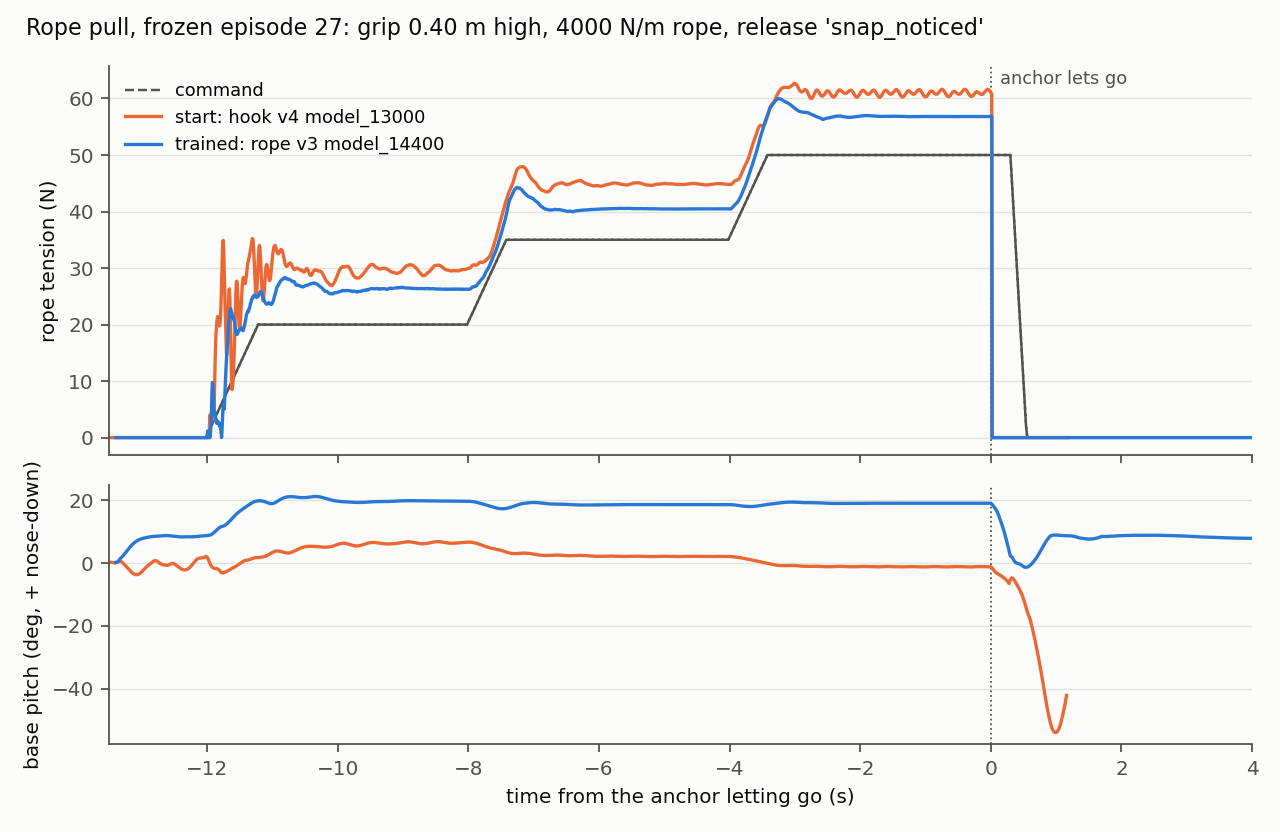

Write the Python code that produced this figure.
#!/usr/bin/env python3
"""Figure for the rope-pull task (Week 4, 2026-10-07): one frozen evaluation episode under two policies.

Top: the rope's tension at the physics rate (200 Hz) against the command, through the 20 / 35 / 50 N holds and the
release at the end of the last. Bottom: the base's pitch over the same time (positive nose-down), which is where a
fall shows. Each policy's trace is its own `rope_eval` run (`logs/unifp_train/*_rope_eval_*/rope_trace.npz`, not
committed); the episode drawn is the same frozen row in both, and the extract plotted is written beside the figure
(`rope_pull.json`) so the figure can be checked without the logs.

    python3 results/week_04/figures/rope_pull.py --runs <baseline run dir> <trained run dir> \
        --labels "hook v4 13000" "rope v1" --env 27 --out results/week_04/figures/rope_pull.png
"""
from __future__ import annotations

import argparse
import json
from pathlib import Path

import matplotlib

matplotlib.use("Agg")
import matplotlib.pyplot as plt  # noqa: E402
import numpy as np  # noqa: E402

POLICY_DT = 0.02
# The reference palette's categorical slots 1 and 2 (validated as a set in both modes) and its muted ink.
COLOURS = ("#eb6834", "#2a78d6", "#1baf7a")
INK, MUTED, GRID, SURFACE = "#0b0b0b", "#52514e", "#e4e3df", "#fcfcfb"


def load(run: Path, env: int) -> dict:
    trace = np.load(run / "rope_trace.npz")
    episodes = json.loads((run / "rope_eval_episodes.json").read_text())["episodes"]
    tension = trace["tension_sub"][:, env, :].reshape(-1)
    steps = trace["stage"].shape[0]
    return {"tension": tension, "t_sub": np.arange(len(tension)) * POLICY_DT / trace["tension_sub"].shape[2],
            "cmd": trace["cmd"][:, env], "t": np.arange(steps) * POLICY_DT,
            "pitch_deg": np.degrees(trace["pitch"][:, env]), "released": trace["released"][:, env],
            "episode": episodes[env]}


def main() -> int:
    parser = argparse.ArgumentParser(description=__doc__, formatter_class=argparse.RawDescriptionHelpFormatter)
    parser.add_argument("--runs", nargs="+", required=True, type=Path)
    parser.add_argument("--labels", nargs="+", required=True)
    parser.add_argument("--env", type=int, default=27, help="Frozen row to draw (27: 0.40 m grip straight ahead, 4,000 N/m, snap noticed).")
    parser.add_argument("--out", type=Path, default=Path(__file__).with_suffix(".png"))
    args = parser.parse_args()
    series = [load(run, args.env) for run in args.runs]

    # Each policy ties its rope when its own tool settles, so the episodes are drawn against the time of their own
    # release: the staircase before it is the same length in every episode.
    for s in series:
        released = np.flatnonzero(s["released"] > 0.5)
        s["release_s"] = float(released[0]) * POLICY_DT if len(released) else None
        shift = s["release_s"] if s["release_s"] is not None else 0.0
        s["x"], s["x_sub"] = s["t"] - shift, s["t_sub"] - shift
    start, stop = -13.5, 4.0

    plt.rcParams.update({"font.size": 9, "axes.edgecolor": MUTED, "axes.labelcolor": INK, "xtick.color": MUTED,
                         "ytick.color": MUTED, "axes.spines.top": False, "axes.spines.right": False})
    fig, (top, bottom) = plt.subplots(2, 1, figsize=(8.0, 5.2), sharex=True, gridspec_kw={"height_ratios": [3, 2]},
                                      facecolor=SURFACE)
    for ax in (top, bottom):
        ax.set_facecolor(SURFACE)
        ax.grid(axis="y", color=GRID, linewidth=0.6)
        ax.axvline(0.0, color=MUTED, linewidth=0.8, linestyle=":")
    for i, (s, label, colour) in enumerate(zip(series, args.labels, COLOURS)):
        keep = (s["x"] >= start) & (s["x"] <= stop)
        top.plot(s["x"][keep], s["cmd"][keep], color=MUTED, linewidth=1.1, linestyle="--",
                 label="command" if i == 0 else None)
    for s, label, colour in zip(series, args.labels, COLOURS):
        keep = (s["x_sub"] >= start) & (s["x_sub"] <= stop)
        top.plot(s["x_sub"][keep], s["tension"][keep], color=colour, linewidth=1.5, label=label)
        keep = (s["x"] >= start) & (s["x"] <= stop)
        bottom.plot(s["x"][keep], s["pitch_deg"][keep], color=colour, linewidth=1.5, label=label)
    top.set_ylabel("rope tension (N)")
    bottom.set_ylabel("base pitch (deg, + nose-down)")
    bottom.set_xlabel("time from the anchor letting go (s)")
    top.set_xlim(start, stop)
    top.annotate("anchor lets go", (0.0, top.get_ylim()[1] * 0.95), xytext=(4, 0), textcoords="offset points",
                 color=MUTED, fontsize=8)
    top.legend(frameon=False, loc="upper left", fontsize=8)
    row = series[0]["episode"]
    fig.suptitle(f"Rope pull, frozen episode {args.env}: grip {row.get('grip_height_m', float('nan')):.2f} m high, "
                 f"{row['stiffness']:.0f} N/m rope, release '{row['release']}'", fontsize=10, color=INK, x=0.02,
                 ha="left")
    fig.tight_layout()
    fig.savefig(args.out, dpi=160, facecolor=SURFACE)

    extract = {"env": args.env, "runs": [str(r) for r in args.runs], "labels": args.labels,
               "window_from_release_s": [start, stop], "series": []}
    for s, label in zip(series, args.labels):
        keep = (s["x"] >= start) & (s["x"] <= stop)
        extract["series"].append({"label": label, "release_s": s["release_s"],
                                  "t_from_release": np.round(s["x"][keep], 3).tolist(),
                                  "tension_mean_n": np.round(np.nanmean(
                                      s["tension"].reshape(-1, 4)[: len(s["t"])][keep], axis=1), 2).tolist(),
                                  "cmd_n": np.round(s["cmd"][keep], 2).tolist(),
                                  "pitch_deg": np.round(s["pitch_deg"][keep], 2).tolist(),
                                  "episode": s["episode"]})
    args.out.with_suffix(".json").write_text(json.dumps(extract, allow_nan=True))
    print(f"wrote {args.out} and {args.out.with_suffix('.json')}")
    return 0


if __name__ == "__main__":
    raise SystemExit(main())
